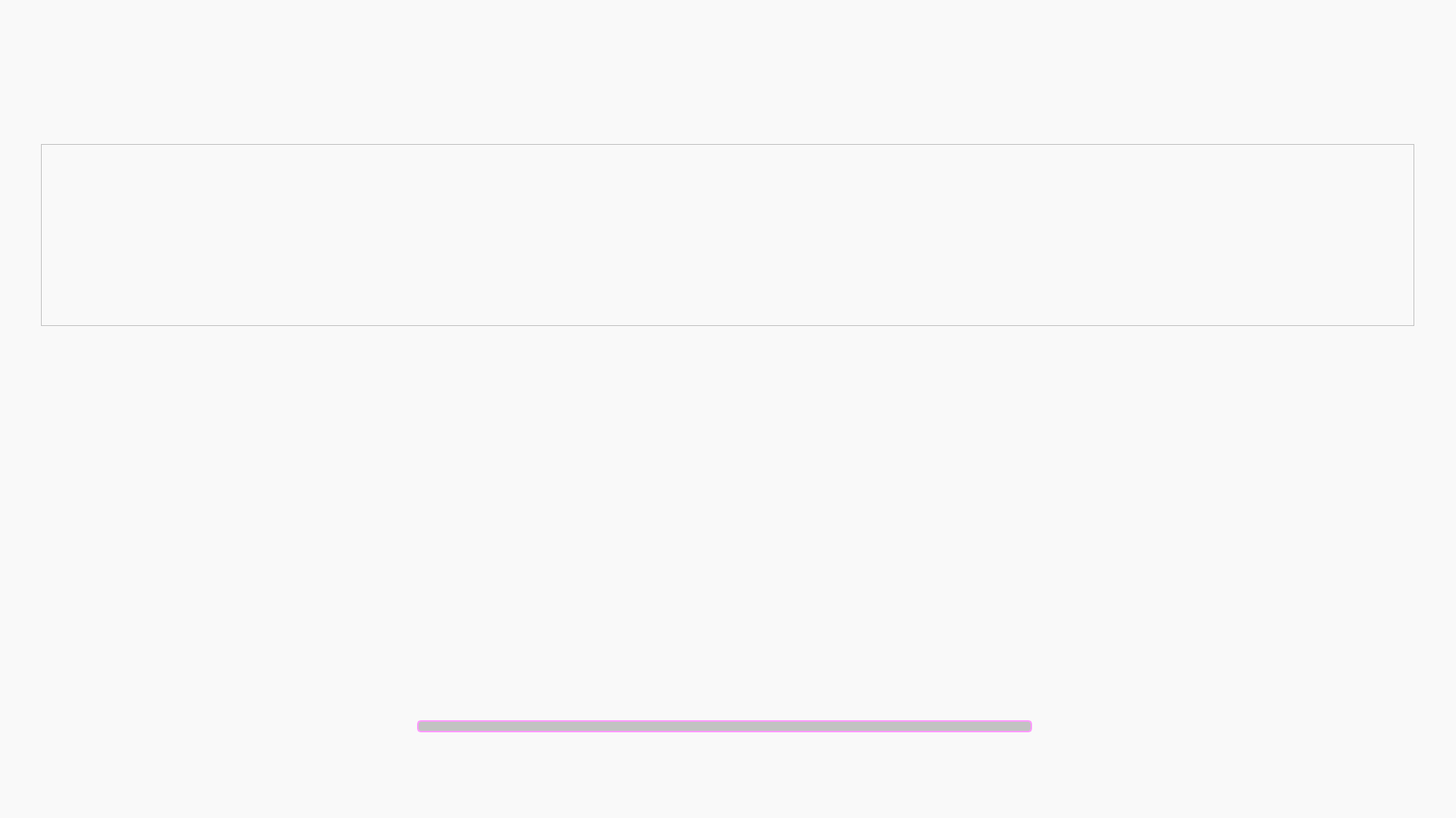
<?xml version="1.0" encoding="UTF-8"?>
<ui version="4.0">
 <class>MainWindow</class>
 <widget class="QMainWindow" name="MainWindow">
  <property name="geometry">
   <rect>
    <x>0</x>
    <y>0</y>
    <width>1920</width>
    <height>1079</height>
   </rect>
  </property>
  <property name="sizePolicy">
   <sizepolicy hsizetype="Maximum" vsizetype="Maximum">
    <horstretch>0</horstretch>
    <verstretch>0</verstretch>
   </sizepolicy>
  </property>
  <property name="maximumSize">
   <size>
    <width>1920</width>
    <height>1080</height>
   </size>
  </property>
  <property name="font">
   <font>
    <family>Malgun Gothic</family>
    <pointsize>16</pointsize>
   </font>
  </property>
  <property name="focusPolicy">
   <enum>Qt::FocusPolicy::NoFocus</enum>
  </property>
  <property name="windowTitle">
   <string>Digital Olfaction Solution</string>
  </property>
  <property name="styleSheet">
   <string notr="true"/>
  </property>
  <property name="toolButtonStyle">
   <enum>Qt::ToolButtonStyle::ToolButtonIconOnly</enum>
  </property>
  <widget class="QWidget" name="centralwidget">
   <widget class="QLabel" name="label_background">
    <property name="geometry">
     <rect>
      <x>0</x>
      <y>0</y>
      <width>1920</width>
      <height>1080</height>
     </rect>
    </property>
    <property name="sizePolicy">
     <sizepolicy hsizetype="Expanding" vsizetype="Expanding">
      <horstretch>0</horstretch>
      <verstretch>0</verstretch>
     </sizepolicy>
    </property>
    <property name="maximumSize">
     <size>
      <width>1920</width>
      <height>1080</height>
     </size>
    </property>
    <property name="font">
     <font>
      <family>맑은 고딕</family>
      <pointsize>64</pointsize>
      <bold>true</bold>
     </font>
    </property>
    <property name="styleSheet">
     <string notr="true">QLabel{
	background-color : #F9F9F9
}</string>
    </property>
    <property name="text">
     <string/>
    </property>
    <property name="alignment">
     <set>Qt::AlignmentFlag::AlignCenter</set>
    </property>
   </widget>
   <widget class="QPushButton" name="pb_mix_back">
    <property name="geometry">
     <rect>
      <x>64</x>
      <y>64</y>
      <width>74</width>
      <height>73</height>
     </rect>
    </property>
    <property name="sizePolicy">
     <sizepolicy hsizetype="Preferred" vsizetype="Preferred">
      <horstretch>0</horstretch>
      <verstretch>0</verstretch>
     </sizepolicy>
    </property>
    <property name="minimumSize">
     <size>
      <width>40</width>
      <height>40</height>
     </size>
    </property>
    <property name="maximumSize">
     <size>
      <width>16777215</width>
      <height>16777215</height>
     </size>
    </property>
    <property name="font">
     <font>
      <family>Malgun Gothic</family>
      <pointsize>12</pointsize>
     </font>
    </property>
    <property name="styleSheet">
     <string notr="true">QPushButton{
	background-image : url(./ui/images/common/back_Button.png);
	border : 0px;
}</string>
    </property>
    <property name="text">
     <string/>
    </property>
   </widget>
   <widget class="QLabel" name="label_2">
    <property name="geometry">
     <rect>
      <x>190</x>
      <y>76</y>
      <width>1100</width>
      <height>48</height>
     </rect>
    </property>
    <property name="styleSheet">
     <string notr="true">QLabel{
	image : url(./ui/images/mix/navi_title.png);
}</string>
    </property>
    <property name="text">
     <string/>
    </property>
   </widget>
   <widget class="QScrollArea" name="scrollArea">
    <property name="geometry">
     <rect>
      <x>54</x>
      <y>190</y>
      <width>1811</width>
      <height>240</height>
     </rect>
    </property>
    <property name="sizePolicy">
     <sizepolicy hsizetype="Preferred" vsizetype="Preferred">
      <horstretch>0</horstretch>
      <verstretch>0</verstretch>
     </sizepolicy>
    </property>
    <property name="styleSheet">
     <string notr="true">QScrollArea{
	background-color : #F9F9F9;
	color : #F9F9F9;
}</string>
    </property>
    <property name="widgetResizable">
     <bool>true</bool>
    </property>
    <widget class="QWidget" name="scrollAreaWidgetContents">
     <property name="geometry">
      <rect>
       <x>0</x>
       <y>0</y>
       <width>1809</width>
       <height>238</height>
      </rect>
     </property>
     <property name="styleSheet">
      <string notr="true">QWidget{
	background-color : #F9F9F9
}</string>
     </property>
     <layout class="QHBoxLayout" name="horizontalLayout">
      <item>
       <spacer name="horizontalSpacer">
        <property name="orientation">
         <enum>Qt::Orientation::Horizontal</enum>
        </property>
        <property name="sizeType">
         <enum>QSizePolicy::Policy::Fixed</enum>
        </property>
        <property name="sizeHint" stdset="0">
         <size>
          <width>20</width>
          <height>20</height>
         </size>
        </property>
       </spacer>
      </item>
      <item>
       <widget class="QPushButton" name="pb_mix_01">
        <property name="sizePolicy">
         <sizepolicy hsizetype="Fixed" vsizetype="Expanding">
          <horstretch>0</horstretch>
          <verstretch>0</verstretch>
         </sizepolicy>
        </property>
        <property name="minimumSize">
         <size>
          <width>220</width>
          <height>0</height>
         </size>
        </property>
        <property name="styleSheet">
         <string notr="true">QPushButton{
	background-image : url(./ui/images/mix/comb1_1.png);
	border : 0px;
}</string>
        </property>
        <property name="text">
         <string/>
        </property>
       </widget>
      </item>
      <item>
       <spacer name="horizontalSpacer_2">
        <property name="orientation">
         <enum>Qt::Orientation::Horizontal</enum>
        </property>
        <property name="sizeType">
         <enum>QSizePolicy::Policy::Fixed</enum>
        </property>
        <property name="sizeHint" stdset="0">
         <size>
          <width>20</width>
          <height>20</height>
         </size>
        </property>
       </spacer>
      </item>
      <item>
       <widget class="QPushButton" name="pb_mix_02">
        <property name="sizePolicy">
         <sizepolicy hsizetype="Fixed" vsizetype="Expanding">
          <horstretch>0</horstretch>
          <verstretch>0</verstretch>
         </sizepolicy>
        </property>
        <property name="minimumSize">
         <size>
          <width>220</width>
          <height>0</height>
         </size>
        </property>
        <property name="styleSheet">
         <string notr="true">QPushButton{
	background-image : url(./ui/images/mix/comb2_1.png);
	border : 0px;
}</string>
        </property>
        <property name="text">
         <string/>
        </property>
       </widget>
      </item>
      <item>
       <spacer name="horizontalSpacer_3">
        <property name="orientation">
         <enum>Qt::Orientation::Horizontal</enum>
        </property>
        <property name="sizeType">
         <enum>QSizePolicy::Policy::Fixed</enum>
        </property>
        <property name="sizeHint" stdset="0">
         <size>
          <width>20</width>
          <height>20</height>
         </size>
        </property>
       </spacer>
      </item>
      <item>
       <widget class="QPushButton" name="pb_mix_03">
        <property name="sizePolicy">
         <sizepolicy hsizetype="Fixed" vsizetype="Expanding">
          <horstretch>0</horstretch>
          <verstretch>0</verstretch>
         </sizepolicy>
        </property>
        <property name="minimumSize">
         <size>
          <width>220</width>
          <height>0</height>
         </size>
        </property>
        <property name="styleSheet">
         <string notr="true">QPushButton{
	background-image : url(./ui/images/mix/comb3_1.png);
	border : 0px;
}</string>
        </property>
        <property name="text">
         <string/>
        </property>
       </widget>
      </item>
      <item>
       <spacer name="horizontalSpacer_4">
        <property name="orientation">
         <enum>Qt::Orientation::Horizontal</enum>
        </property>
        <property name="sizeType">
         <enum>QSizePolicy::Policy::Fixed</enum>
        </property>
        <property name="sizeHint" stdset="0">
         <size>
          <width>20</width>
          <height>20</height>
         </size>
        </property>
       </spacer>
      </item>
      <item>
       <widget class="QPushButton" name="pb_mix_04">
        <property name="sizePolicy">
         <sizepolicy hsizetype="Fixed" vsizetype="Expanding">
          <horstretch>200</horstretch>
          <verstretch>0</verstretch>
         </sizepolicy>
        </property>
        <property name="minimumSize">
         <size>
          <width>220</width>
          <height>0</height>
         </size>
        </property>
        <property name="styleSheet">
         <string notr="true">QPushButton{
	background-image : url(./ui/images/mix/comb4_1.png);
	border : 0px;
}</string>
        </property>
        <property name="text">
         <string/>
        </property>
       </widget>
      </item>
      <item>
       <spacer name="horizontalSpacer_5">
        <property name="orientation">
         <enum>Qt::Orientation::Horizontal</enum>
        </property>
        <property name="sizeType">
         <enum>QSizePolicy::Policy::Fixed</enum>
        </property>
        <property name="sizeHint" stdset="0">
         <size>
          <width>20</width>
          <height>20</height>
         </size>
        </property>
       </spacer>
      </item>
      <item>
       <widget class="QPushButton" name="pb_mix_05">
        <property name="sizePolicy">
         <sizepolicy hsizetype="Fixed" vsizetype="Expanding">
          <horstretch>0</horstretch>
          <verstretch>0</verstretch>
         </sizepolicy>
        </property>
        <property name="minimumSize">
         <size>
          <width>220</width>
          <height>0</height>
         </size>
        </property>
        <property name="styleSheet">
         <string notr="true">QPushButton{
	background-image : url(./ui/images/mix/comb5_1.png);
	border : 0px;
}</string>
        </property>
        <property name="text">
         <string/>
        </property>
       </widget>
      </item>
      <item>
       <spacer name="horizontalSpacer_6">
        <property name="orientation">
         <enum>Qt::Orientation::Horizontal</enum>
        </property>
        <property name="sizeType">
         <enum>QSizePolicy::Policy::Fixed</enum>
        </property>
        <property name="sizeHint" stdset="0">
         <size>
          <width>20</width>
          <height>20</height>
         </size>
        </property>
       </spacer>
      </item>
      <item>
       <widget class="QPushButton" name="pb_mix_06">
        <property name="sizePolicy">
         <sizepolicy hsizetype="Fixed" vsizetype="Expanding">
          <horstretch>0</horstretch>
          <verstretch>0</verstretch>
         </sizepolicy>
        </property>
        <property name="minimumSize">
         <size>
          <width>220</width>
          <height>0</height>
         </size>
        </property>
        <property name="styleSheet">
         <string notr="true">QPushButton{
	background-image : url(./ui/images/mix/comb6_1.png);
	border : 0px;
}</string>
        </property>
        <property name="text">
         <string/>
        </property>
       </widget>
      </item>
      <item>
       <spacer name="horizontalSpacer_7">
        <property name="orientation">
         <enum>Qt::Orientation::Horizontal</enum>
        </property>
        <property name="sizeType">
         <enum>QSizePolicy::Policy::Fixed</enum>
        </property>
        <property name="sizeHint" stdset="0">
         <size>
          <width>20</width>
          <height>20</height>
         </size>
        </property>
       </spacer>
      </item>
     </layout>
    </widget>
   </widget>
   <widget class="QLabel" name="label_info">
    <property name="geometry">
     <rect>
      <x>75</x>
      <y>480</y>
      <width>1760</width>
      <height>351</height>
     </rect>
    </property>
    <property name="styleSheet">
     <string notr="true">QLabel{
	image : url(./ui/images/mix/info_text1.png);
}</string>
    </property>
    <property name="text">
     <string/>
    </property>
   </widget>
   <widget class="QProgressBar" name="pg_scent">
    <property name="geometry">
     <rect>
      <x>550</x>
      <y>950</y>
      <width>811</width>
      <height>16</height>
     </rect>
    </property>
    <property name="font">
     <font>
      <family>Malgun Gothic</family>
      <pointsize>16</pointsize>
      <bold>true</bold>
     </font>
    </property>
    <property name="styleSheet">
     <string notr="true">QProgressBar {
border: 2px solid rgba(254, 154, 254, 1);
border-radius: 5px;
text-align: center;
background-color: rgba(194, 194, 194, 1);
color: black;
}
QProgressBar::chunk {
    background-color: #fe9afe;
}</string>
    </property>
    <property name="value">
     <number>0</number>
    </property>
    <property name="textVisible">
     <bool>false</bool>
    </property>
   </widget>
   <widget class="QPushButton" name="pb_mix_test">
    <property name="geometry">
     <rect>
      <x>550</x>
      <y>860</y>
      <width>369</width>
      <height>67</height>
     </rect>
    </property>
    <property name="styleSheet">
     <string notr="true">QPushButton{
	background-image : url(./ui/images/mix/test_button.png);
	border : 0px;
}</string>
    </property>
    <property name="text">
     <string/>
    </property>
   </widget>
   <widget class="QPushButton" name="pb_mix_download">
    <property name="geometry">
     <rect>
      <x>990</x>
      <y>860</y>
      <width>369</width>
      <height>67</height>
     </rect>
    </property>
    <property name="styleSheet">
     <string notr="true">QPushButton{
	background-image : url(./ui/images/mix/download_button.png);
	border : 0px;
}</string>
    </property>
    <property name="text">
     <string/>
    </property>
   </widget>
  </widget>
 </widget>
 <resources/>
 <connections/>
</ui>
